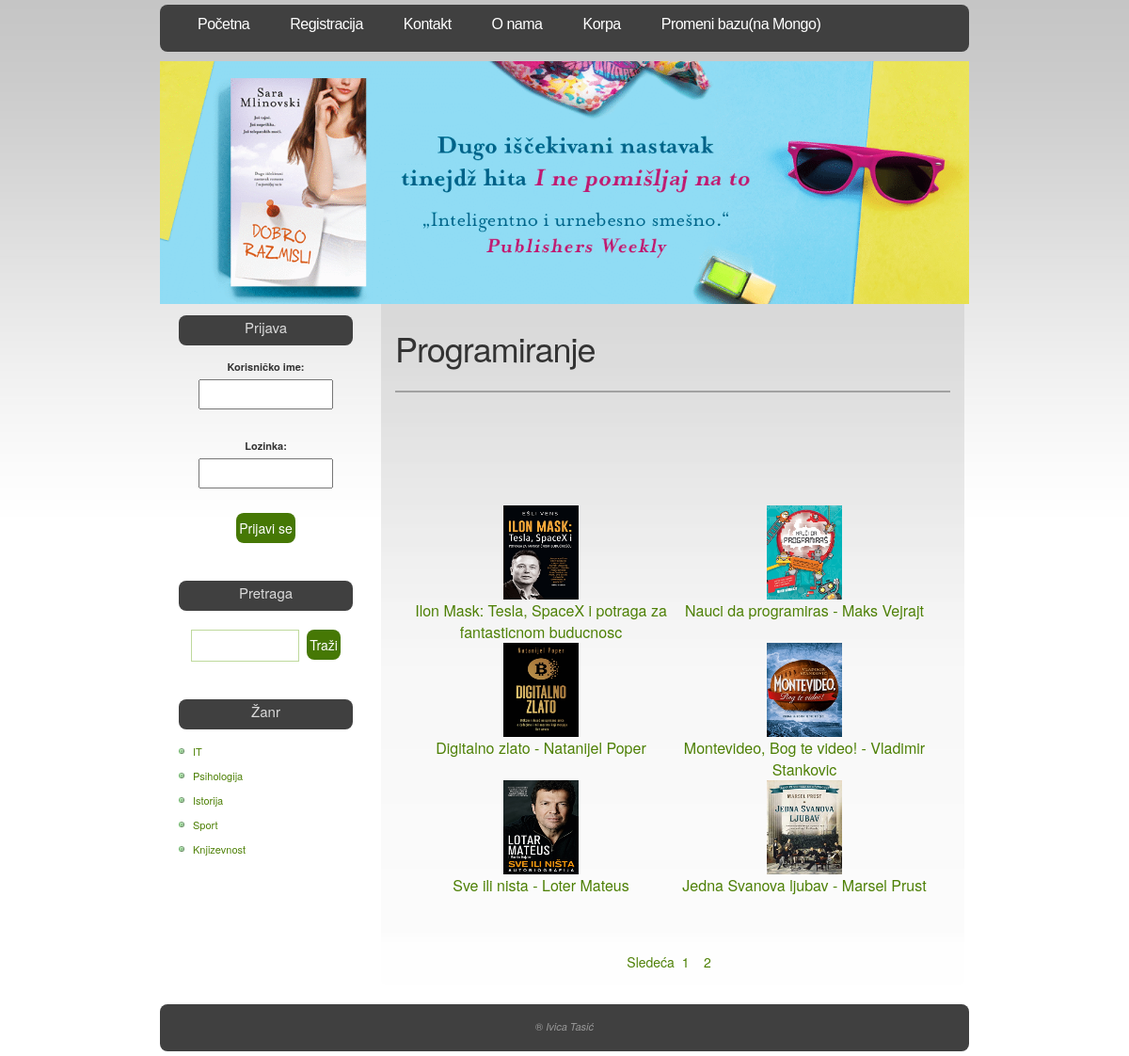
Screenshot of /booklist.php?subcatid=1&subcatnm=Programiranje with the database file from the repository.
### tables this page shows
CREATE TABLE IF NOT EXISTS `book` (
  `b_id` int(4) NOT NULL AUTO_INCREMENT,
  `b_nm` varchar(60) NOT NULL,
  `b_subcat` varchar(25) NOT NULL,
  `b_desc` longtext NOT NULL,
  `b_publisher` varchar(40) NOT NULL,
  `b_edition` varchar(20) NOT NULL,
  `b_isbn` varchar(10) NOT NULL,
  `b_page` int(5) NOT NULL,
  `b_price` int(5) NOT NULL,
  `b_img` longtext NOT NULL,
  PRIMARY KEY (`b_id`)
);

CREATE TABLE IF NOT EXISTS `category` (
  `cat_id` int(4) NOT NULL AUTO_INCREMENT,
  `cat_nm` varchar(30) NOT NULL,
  PRIMARY KEY (`cat_id`)
);

### booklist.php (the view, shortened to what this page needs)
<?php
require('includes/config.php');
	$cat=$_GET['subcatid'];
	$totalq="SELECT count(*) \"total\" FROM book WHERE b_subcat='$cat'";
	$totalres=mysqli_query($conn,$totalq) or error_log("Greška pri čitanju podataka iz baze...");
	$totalrow=mysqli_fetch_assoc($totalres);
	$page_per_page=6;
	$page_total_rec=$totalrow['total'];
	$page_total_page=ceil($page_total_rec/$page_per_page);
	if(!isset($_GET['page']))
	{
		$page_current_page=1;
	}
	else
	{
		$page_current_page=$_GET['page'];
	}
?>
<html>
<head>
		<?php
			include("includes/head.inc.php");
		?>
</head>
<body>
				<div id="header">
					<div id="menu">
						<?php
							include("includes/menu.inc.php");
						?>
					</div>
				</div>
				<div id="logo-wrap">
					<div id="logo">
						<center><img style='max-width:100%; max-height:100%;'src="images/finnal.gif"></<center>
					</div>
				</div>
				<br>
				<div id="page">
							<div id="content">
								<div class="post">
									<h1 class="title"><?php echo $_GET['subcatnm'];?></h1>
									<hr style="border:1px Solid #a1a1a1;">
									<div class="entry">
										<table border="0" width="100%" >
											<br><br><br><br><br>
											<?php
												$k=($page_current_page-1)*$page_per_page;
												$query="SELECT * FROM book WHERE b_subcat='$cat' LIMIT ".$k .",".$page_per_page;
												$res=mysqli_query($conn,$query) or error_log("Nije moguće učitati podatke iz baze...");
												$count=0;
												while($row=mysqli_fetch_assoc($res))
												{
													if($count==0)
													{
														echo '<tr>';
													}
													echo '<td valign="top" width="20%" align="center">
														<a href="detail.php?id='.$row['b_id'].'&cat='.$_GET['subcatnm'].'">
														<img src="'.$row['b_img'].'" width="80" height="100">
														<br>'.$row['b_nm'].'</a>
													</td>';
													$count++;
													if($count==2)
													{
														echo '</tr>';
														$count=0;
													}
												}
											?>
										</table>
										<br><br><br>
										<center>
										<?php
											if($page_total_page>$page_current_page)
											{
												echo '<a href="booklist.php?subcatid='.$_GET['subcatid'].'&subcatnm='.$_GET['subcatnm'].'&page='.($page_current_page+1).'">Sledeća</a>';
											}
											for($i=1;$i<=$page_total_page;$i++)
											{
												echo '&nbsp;&nbsp;<a href="booklist.php?subcatid='.$_GET['subcatid'].'&subcatnm='.$_GET['subcatnm'].'&page='.$i.'">'.$i.'</a>&nbsp;&nbsp;';
											}
										?>
										</center>
									</div>
								</div>
							</div>
							<div id="sidebar">
									<?php
										include("includes/search.inc.php");
									?>
							</div>
					<div style="clear: both;">&nbsp;</div>
				</div>
				<div id="footer">
							<?php
								include("includes/footer.inc.php");
							?>
				</div>
</body>
</html>

### includes/head.inc.php (shortened to what this page needs)
<link href="./default.css" rel="stylesheet" type="text/css" />
<link href="css/bootstrap.min.css" rel="stylesheet" type="text/css" />

### includes/menu.inc.php
<ul>
			<li class="current_page_item"><a href="index.php">Početna</a></li>
			<?php
					if(isset($_SESSION['status']))
					{
						echo '<li><a href="logout.php">Odjava</a></li>';
                        echo '<li><a href="edit_info.php">Promeni podatke</a></li>';
					}
					else
					{
						echo '<li><a href="register.php">Registracija</a></li>';
					}
			?>
			<li><a href="contact.php">Kontakt</a></li>
			<li><a href="aboutus.php">O nama</a></li>
            <li><a href="viewcart.php">Korpa</a></li>
            <li><a href="promenibazu.php">Promeni bazu(na Mongo)</a></li>
</ul>

### includes/search.inc.php (shortened to what this page needs)
 <ul>
	<li id="login">
				<?php
				require('includes/config.php');
					if(isset($_SESSION['status']))
					{
						echo '<center><h2>Aktivan :  '.$_SESSION['unm'].'</h2></center>';
					}
					else
					{
						echo '<form action="process_login.php" method="POST">
								<center><h2>Prijava</h2><center>
									<b>Korisničko ime:</b>
									<br><input type="text" name="usernm"><br>
									<br>
									<b>Lozinka:</b>
									<br><input type="password" name="pwd"><br><br>
									<input type="submit" id="x" value="Prijavi se" />
								</form>';
					}
				?>
	</li>
	<li id="search">
		<center><h2>Pretraga</h2><center>
		<form method="GET" action="search_result.php">
			<fieldset>
			<input type="text" id="s" name="s" value="" />
			<input type="submit" id="x" value="Traži" />
			</fieldset>
		</form>
	</li>
	<li>
		<center><h2>Žanr</h2><center>
		<ul>
						<?php
                                      $defquery="SELECT * FROM `category`";
								$res=mysqli_query($conn,$defquery) or die("Greška pri čitanju podataka iz baze...");
								while($row=mysqli_fetch_array($res))
									{
										echo '<li><a href="subcat.php?cat='.$row['cat_id'].'&catnm='.$row["cat_nm"].'">'.$row["cat_nm"].'</a></li>';
									}
						?>
		</ul>
	</li>
</ul>

### includes/footer.inc.php
<div id="footer-wrap">
	<p id="legal">&reg; <i>Ivica Tasić</i></p>
	</div>

### default.css (style rules this page uses)
body { margin-top: 49px; padding: 0; background: url(images/img01.jpg) repeat-x left top; font-family: "Trebuchet MS", Arial, Helvetica, sans-serif; font-size: 13px; color: #333333; }
h1, h2, h3 { margin: 0; font-weight: normal; color: #559106; }
h1 { letter-spacing: -1px; font-size: 32px; }
h2 { font-size: 23px; }
p, ul, ol { margin: 0 0 2em 0; text-align: justify; line-height: 26px; font-size: 11px; }
a:link { color: #4E8006; }
img { border: none; }
form { margin: 0; padding: 0; }
fieldset { margin: 0; padding: 0; border: none; }
input, textarea, select { font-family: "Trebuchet MS", Arial, Helvetica, sans-serif; font-size: 13px; color: #333333; }
#header { width: 860px; height: 50px; margin: 0 auto; margin-top: 5px; background-color: #404040; border-radius:8px; }
#menu { float: left; width: 860px; height: 50px; }
#menu ul { margin: 0; padding: 0px 0 0 20px; list-style: none; line-height: normal; }
#menu li { display: block; float: left; }
#menu a { display: block; float: left; margin-right: 3px; padding: 12px 20px; letter-spacing: -.5px; text-decoration: none; font: 16px "Trebuchet MS", Arial, Helvetica, sans-serif; color: #FFFFFF; }
#logo-wrap { width: 860px; height:240px; margin: 0 auto; padding: 10px 0 0 0; }
#logo { width: 100%; height: 100%; margin: 0 auto; }
#page { width: 850px; margin: 0 auto; }
#content { float: right; width: 620px; }
.post { padding: 15px 15px; background: url(admin/images/img10.jpg) no-repeat center top ; border-radius: 8px; -moz-background-size: cover; -o-background-size: cover; background-size: cover; }
.post .title { margin-bottom: 20px; padding-bottom: 5px; }
.post .entry { padding: 0 15px; }
#sidebar { float: left; width: 215px; }
#sidebar ul { margin: 0; padding: 0; list-style: none; }
#sidebar li { margin-bottom: 40px; padding: 0 15px; }
#sidebar li li { margin: 0; padding-left: 15px; background: url(images/img08.jpg) no-repeat left 50%; }
#sidebar h2 { height: 32px; padding:5px; margin-bottom: 10px; font-size: 15px; color: #DADADA; background-color: #404040; border-radius:8px; }
#search h2 { margin-bottom: 20px; }
#s { width: 115px; margin-right: 5px; padding: 3px; border: 1px solid #BED99C; }
#x { padding: 3px; border: none; background: #467805; font-size: 14px; border-radius: 8px; color: #FFFFFF; }
#footer-wrap { width: 860px; height: 50px; margin: 0 auto; margin-bottom: 5px; background-color: #404040; border-radius:8px; }
#footer { margin: 0 auto; height: 50px; min-height: 50px; padding: 0; }
html>body #footer { height: auto; }
#legal { clear: both; padding-top: 10px; text-align: center; color: #999999; }

### rows the page displays
book: b_img (picture), b_nm "Ilon Mask: Tesla, SpaceX i potraga za fantasticnom buducnosc"
book: b_img (picture), b_nm "Nauci da programiras - Maks Vejrajt"
book: b_img (picture), b_nm "Digitalno zlato - Natanijel Poper"
book: b_img (picture), b_nm "Montevideo, Bog te video! - Vladimir Stankovic"
book: b_img (picture), b_nm "Sve ili nista - Loter Mateus"
book: b_img (picture), b_nm "Jedna Svanova ljubav - Marsel Prust"
category: cat_nm "IT"
category: cat_nm "Psihologija"
category: cat_nm "Istorija"
category: cat_nm "Sport"
category: cat_nm "Knjizevnost"

### other values shown
$_GET['subcatnm'] "Programiranje"
